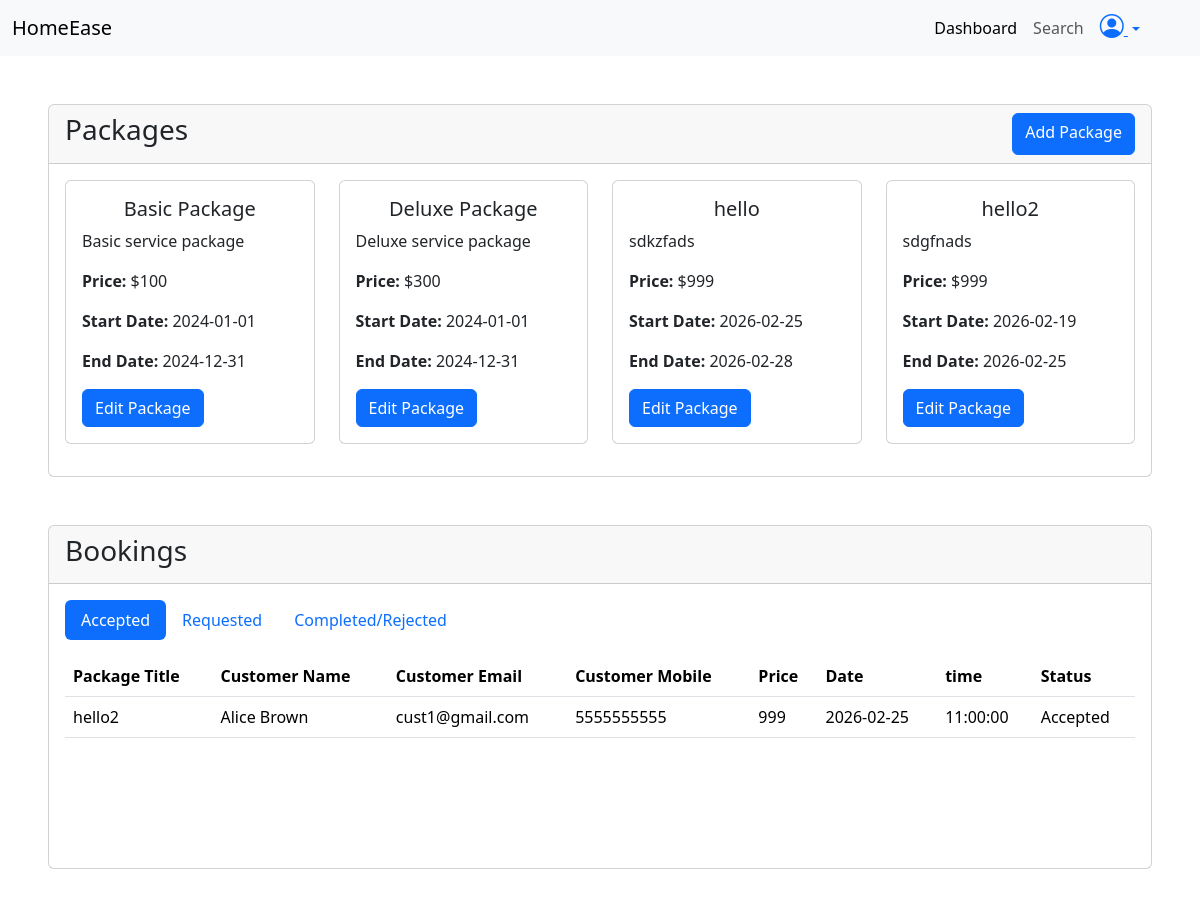
Screenshot of /professional/dashboard (signed in) with the database file from the repository.
### application/models.py (models this page shows, shortened)
class Package(db.Model):
    id = db.Column(db.Integer, primary_key =True , autoincrement=True)
    title = db.Column(db.String, unique=True , nullable=False)
    price = db.Column(db.String , nullable=False)
    description= db.Column(db.String , nullable=False)
    prof_id = db.Column(db.Integer ,db.ForeignKey("professional.id") , nullable=False )
    status = db.Column(db.String, nullable=False)
    start_date = db.Column(db.Date , nullable =False)
    end_date = db.Column(db.Date , nullable =False)
    bookings = db.relationship("Booking", backref="package", lazy=True)

class Booking(db.Model):
    id = db.Column(db.Integer, primary_key =True , autoincrement=True)
    total_price = db.Column(db.String , nullable=False)
    start_time = db.Column(db.Time , nullable =False)
    end_time = db.Column(db.Time )
    date = db.Column(db.Date , nullable =False)
    status = db.Column(db.String, nullable=False)
    prof_id = db.Column(db.Integer ,db.ForeignKey("professional.id") , nullable=False )
    pack_id =  db.Column(db.Integer ,db.ForeignKey("package.id") , nullable=False )
    cust_id = db.Column(db.Integer ,db.ForeignKey("customer.id") , nullable=False)

class Customer(db.Model, UserMixin):
    id = db.Column(db.Integer, primary_key =True , autoincrement=True)
    email = db.Column(db.String, unique=True , nullable=False)
    password = db.Column(db.String , nullable=False)
    name = db.Column(db.String , nullable=False)
    address = db.Column(db.String, nullable=False)
    mobile = db.Column(db.String, nullable=False)
    bookings = db.relationship("Booking", backref="customer", lazy=True)
    status = db.Column(db.String, nullable=False)

### application/routes.py (the view)
@app.route("/professional/dashboard")
@login_required
def professional_dashboard():
    packages = db.session.query(Package).filter_by(prof_id=current_user.id).all()
    bookings = current_user.bookings
    date = datetime.now().date()
    return render_template("professional/dashboard.html" , cu=current_user, packages=packages, bookings=bookings , today=date)

### app.py (called while the page is built)
def create_app():
    app = Flask(__name__ , )
    app.config["SQLALCHEMY_DATABASE_URI"] = "sqlite:///mydb.sqlite3"
    app.config["SECRET_KEY"] = "mysecretkey"
    db.init_app(app)
    login_manager = LoginManager(app)
    @login_manager.user_loader
    def load_user(email):
        user= db.session.query(Customer).filter_by(email=email).first() or \
        db.session.query(Professional).filter_by(email=email).first() or \
        db.session.query(Admin).filter_by(email=email).first()
        return user
    app.app_context().push()
    return app

### templates/professional/dashboard.html (shortened to what this page needs)
<!DOCTYPE html>
<html lang="en">
<head>
    <link href="https://cdn.jsdelivr.net/npm/bootstrap@5.3.8/dist/css/bootstrap.min.css" rel="stylesheet"
>
    <link rel="stylesheet" href="https://cdn.jsdelivr.net/npm/bootstrap-icons@1.13.1/font/bootstrap-icons.min.css">
</head>
<body>
    {% if cu.status=="Registered" %}
    <div class="alert alert-info mt-5 ms-5 me-5" role="alert">
        Your account is pending approval. Please wait for the admin to review your application.
    </div>
    {% elif cu.status=="Rejected" %}
    <div class="alert alert-danger ms-5 me-5 mt-5" role="alert">
        Your account has been rejected.
    </div>
    {% elif cu.status=="Flagged" %}
    <div class="alert alert-danger ms-5 me-5 mt-5" role="alert">
        Your account has been flagged.
    </div>
    {% elif cu.status=="Active" %}
    <nav class="navbar navbar-expand-lg bg-body-tertiary">
        <div class="container-fluid">
            <a class="navbar-brand" href="#">HomeEase</a>
            <div class="collapse navbar-collapse" id="navbarNav">
                <ul class="navbar-nav ms-auto me-5">
                    <li class="nav-item">
                        <a class="nav-link active" aria-current="page" href="#">Dashboard</a>
                    </li>
                    <li class="nav-item me-2">
                        <a class="nav-link" href="#">Search</a>
                    </li>
                    <li class="nav-item ">
                        <div class="dropdown">
                            <a class="dropdown-toggle" href="#" data-bs-toggle="dropdown" aria-expanded="false">
                                <i class="bi bi-person-circle fs-4"></i>
                            </a>
                        </div>
                    </li>
                </ul>
            </div>
        </div>
    </nav>
    <div class="card mt-5 ms-5 me-5">
        <div class="card-header">
            <div class="d-flex d-inline">
                <h3>Packages</h3>
                <a type="button" class="btn btn-primary ms-auto" data-bs-toggle="modal"
                    data-bs-target="#addPackageModal">
                    Add Package
                </a>
            </div>
        </div>
        <div class="card-body">
            <div class="row ">
                {% for package in packages %}
                <div class="col-3 ">
                    <div class="card mb-3">
                        <div class="card-body">
                            <h5 class="card-title text-center">{{ package.title }}</h5>
                            <p class="card-text">{{ package.description }}</p>
                            <p class="card-text"><strong>Price:</strong> ${{ package.price }}</p>
                            <p class="card-text"><strong>Start Date:</strong> {{ package.start_date }}</p>
                            <p class="card-text"><strong>End Date:</strong> {{ package.end_date }}</p>
                            <a type="button" class="btn btn-primary ms-auto" data-bs-toggle="modal"
                                data-bs-target="#editpack{{ package.id }}">
                                Edit Package
                            </a>
                        </div>
                    </div>
                </div>
                {% endfor %}
            </div>
        </div>
    </div>
    <div class="card mt-5 ms-5 me-5 mb-5">
        <div class="card-header">
            <h3>Bookings</h3>
        </div>
        <div class="card-body">
            <ul class="nav nav-pills mb-3" id="pills-tab" role="tablist">
                <li class="nav-item" role="presentation">
                    <button class="nav-link active" id="pills-accepted-bookings-tab" data-bs-toggle="pill"
                        data-bs-target="#pills-accepted-bookings" type="button" role="tab" aria-controls="pills-home"
                        aria-selected="true">Accepted</button>
                </li>
                <li class="nav-item" role="presentation">
                    <button class="nav-link" id="pills-requested-bookings-tab" data-bs-toggle="pill"
                        data-bs-target="#pills-requested-bookings" type="button" role="tab"
                        aria-controls="pills-profile" aria-selected="false">Requested</button>
                </li>
                <li class="nav-item" role="presentation">
                    <button class="nav-link" id="pills-completed-bookings-tab" data-bs-toggle="pill"
                        data-bs-target="#pills-completed-bookings" type="button" role="tab"
                        aria-controls="pills-profile" aria-selected="false">Completed/Rejected</button>
                </li>
            </ul>
            <div class="tab-content" id="pills-tabContent">
                <div class="tab-pane fade show active" id="pills-accepted-bookings" role="tabpanel"
                    aria-labelledby="pills-accepted-bookings-tab" tabindex="0">
                    <table class="table">
                        <thead>
                            <tr>
                                <th scope="col">Package Title</th>
                                <th scope="col">Customer Name</th>
                                <th scope="col">Customer Email</th>
                                <th scope="col">Customer Mobile</th>
                                <th scope="col">Price</th>
                                <th scope="col">Date</th>
                                <th scope="col">time</th>
                                <th scope="col">Status</th>
                            </tr>
                        </thead>
                        <tbody>
                            {% for booking in bookings %}
                            {% if booking.status =="Accepted" %}
                            <tr>
                                <td>{{ booking.package.title }}</td>
                                <td>{{booking.customer.name}}</td>
                                <td>{{booking.customer.email}}</td>
                                <td>{{booking.customer.mobile}}</td>
                                <td>{{ booking.package.price }}</td>
                                <td>{{ booking.date }}</td>
                                <td>{{ booking.start_time }}</td>
                                <td>{{ booking.status }}</td>
                            </tr>
                            {% endif %}
                            {% endfor %}
                        </tbody>
                    </table>
                </div>
            </div>
        </div>
    </div>
    {% endif %}
</body>
</html>

### rows the page displays
Package: title "Basic Package", description "Basic service package", price "100", start_date "2024-01-01", end_date "2024-12-31"
Package: title "Deluxe Package", description "Deluxe service package", price "300", start_date "2024-01-01", end_date "2024-12-31"
Package: title "hello", description "sdkzfads", price "999", start_date "2026-02-25", end_date "2026-02-28"
Package: title "hello2", description "sdgfnads", price "999", start_date "2026-02-19", end_date "2026-02-25"
Booking: package "hello2", customer.name "Alice Brown", customer.email "cust1@gmail.com", customer.mobile "5555555555", package.price "999", date "2026-02-25", start_time "11:00:00", status "Accepted"
